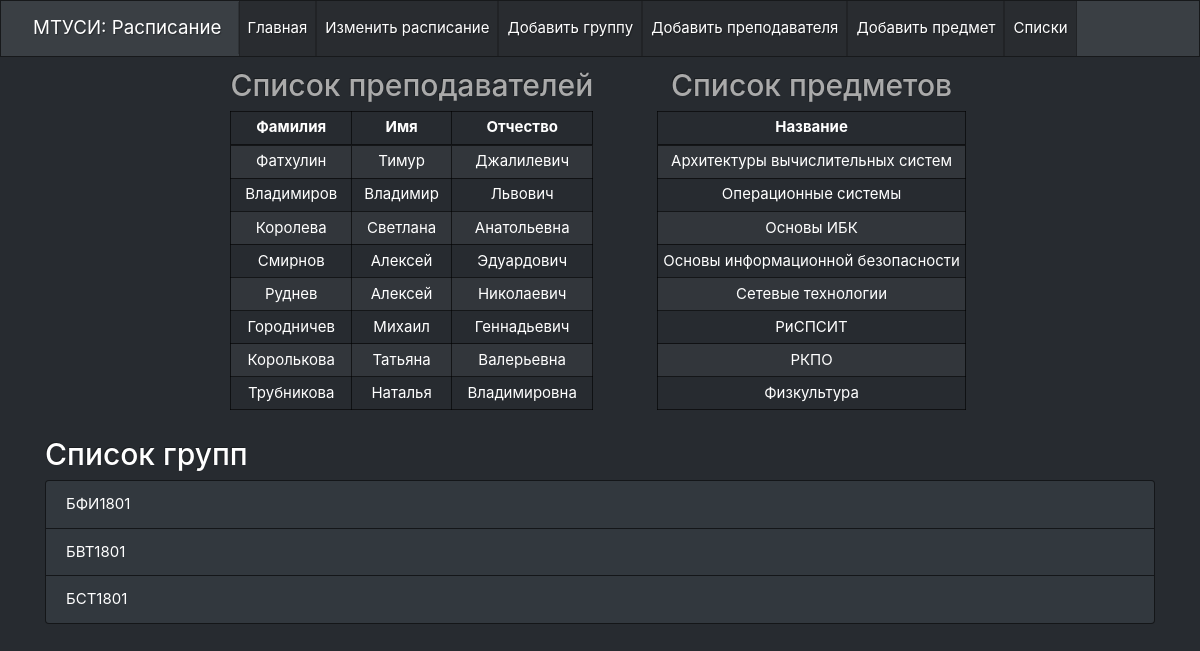
Before: /groups with the older database file.
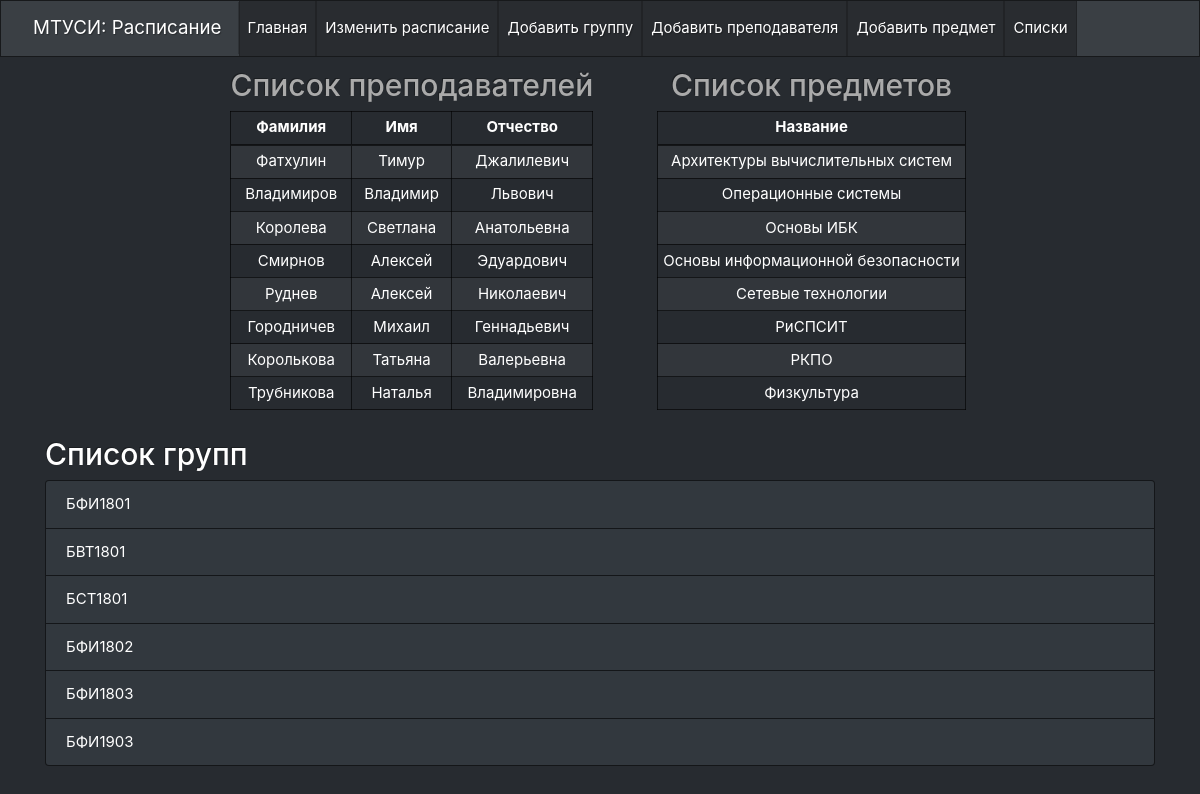
After: the same page with the newer database file.
### models/lecturer.py (models this page shows)
class Lecturer(db.Model):
    __tablename__ = 'lecturer'
    id = db.Column(db.Integer, primary_key=True)
    name = db.Column(db.String(30), nullable=False)
    last_name = db.Column(db.String(30), nullable=False)
    surname = db.Column(db.String(30), nullable=False)

### models/subject.py (models this page shows)
class Subject(db.Model):
    __tablename__ = 'subject'
    id = db.Column(db.Integer, primary_key=True)
    subject_name = db.Column(db.String(30), unique=True, nullable=False)

### models/group.py (models this page shows)
class Group(db.Model):
    __tablename__ = 'group'
    id = db.Column(db.Integer, primary_key=True)
    name = db.Column(db.String(30), unique=True, nullable=False)

### Routes/Groups.py (the view)
@groups.route('/groups')
def index():
    return render_template('groups.html', groups=Group.query.all(), lecturers=Lecturer.query.all(),
                           subjects=Subject.query.all())

### templates/groups.html (shortened to what this page needs)
<!DOCTYPE html>
<html lang="en">
<head>
    <link rel="stylesheet" type="text/css" href="/static/css/mybootstrap.min.css">
</head>
<body>
{% include "Nav.html" %}
<div class="container">
    <div class="container_flex">
        <div class="table-responsive">
            <h2>Список преподавателей</h2>
            <table class="table table-bordered table-striped table-sm table-hover">
                <thead>
                <tr>
                    <th scope="col">Фамилия</th>
                    <th scope="col">Имя</th>
                    <th scope="col">Отчество</th>
                </tr>
                </thead>
                <tbody>
                {% for lecturer in lecturers %}
                <tr>
                    <td>{{ lecturer.last_name }}</td>
                    <td>{{ lecturer.name }}</td>
                    <td>{{ lecturer.surname }}</td>
                    {% endfor %}
                </tr>
                </tbody>
            </table>
        </div>
    </div>
    <div class="container_flex">
        <div class="table-responsive">
            <h2>Список предметов</h2>
            <table class="table table-sm table-bordered table-striped table-responsive table-hover">
                <thead>
                <tr>
                    <th scope="col">Название</th>
                </tr>
                </thead>
                <tbody>
                {% for subject in subjects %}
                <tr>
                    <td>{{ subject.subject_name }}</td>
                    {% endfor %}
                </tr>
                </tbody>
            </table>
        </div>
    </div>
</div>
<div class="container">
    <div class="table table_content">
        <h2>Список групп</h2>
        <div class="list-group">
            {% for group in groups %}
            <a href="#" class="list-group-item list-group-item-action">
                {{ group.name }}
            </a>
            {% endfor %}
        </div>
    </div>
</div>
</body>
</html>

### templates/Nav.html (shortened to what this page needs)
<nav class="navbar navbar-expand-lg navbar-dark bg-primary">
    <a class="navbar-brand" href="#">МТУСИ: Расписание</a>
    <div class="collapse navbar-collapse" id="navbarColor01">
        <ul class="navbar-nav mr-auto">
            <li class="nav-item active">
                <a class="nav-link" href="/">Главная <span class="sr-only">(current)</span></a>
            </li>
            <li class="nav-item active">
                <a class="nav-link" href="/addNote">Изменить расписание <span class="sr-only">(current)</span></a>
            </li>
            <li class="nav-item active">
                <a class="nav-link" href="/addGroup">Добавить группу <span class="sr-only">(current)</span></a>
            </li>
            <li class="nav-item active">
                <a class="nav-link" href="/addLecturer">Добавить преподавателя </a>
            </li>
            <li class="nav-item active">
                <a class="nav-link" href="/addSubject">Добавить предмет <span class="sr-only">(current)</span></a>
            </li>
            <li class="nav-item active">
                <a class="nav-link" href="/groups">Списки <span class="sr-only">(current)</span></a>
            </li>
        </ul>
    </div>
</nav>

### templates/groups.html (style rules this page uses)
.container_flex { display: inline-block; position: relative; margin:10px 30px; left: 14%; }
.table-responsive { text-align: center; }

Changed rows visible on the page:
added Group: name "БФИ1802"
added Group: name "БФИ1803"
added Group: name "БФИ1903"
